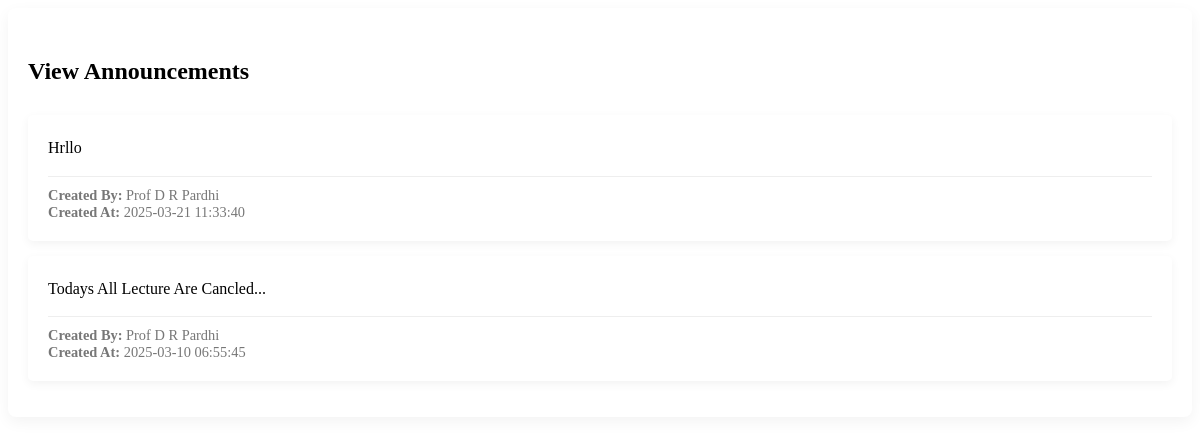
/features/view_announcements.php, run on the app's committed database.
### tables this page shows
CREATE TABLE `announcements` (
  `id` int(11) NOT NULL,
  `announcement` text DEFAULT NULL,
  `created_by` varchar(50) DEFAULT NULL,
  `created_at` timestamp NOT NULL DEFAULT current_timestamp()
);

### features/view_announcements.php (the view, shortened to what this page needs)
<?php
$servername = "localhost:3308";
$username = "root";
$password = "";
$dbname = "college_web_app";
$conn = new mysqli($servername, $username, $password, $dbname);
$sql = "SELECT announcement, created_by, created_at FROM announcements ORDER BY created_at DESC";
$result = $conn->query($sql);
?>
<div class="announcements-container">
    <h2 class="section-title">View Announcements</h2>
    <?php if ($result->num_rows > 0): ?>
        <ul class="announcements-list">
            <?php while ($row = $result->fetch_assoc()): ?>
                <li>
                    <div class="announcement-content">
                        <?php echo nl2br(htmlspecialchars($row['announcement'])); ?>
                    </div>
                    <div class="announcement-meta">
                        <div>
                            <strong>Created By:</strong> <?php echo htmlspecialchars($row['created_by']); ?><br>
                            <strong>Created At:</strong> <?php echo htmlspecialchars($row['created_at']); ?>
                        </div>
                    </div>
                </li>
            <?php endwhile; ?>
        </ul>
    <?php else: ?>
        <div class="empty-state">
            <p>No announcements available.</p>
        </div>
    <?php endif; ?>
</div>

### features/view_announcements.php (style rules this page uses)
.announcements-container { background-color: white; border-radius: 8px; padding: 20px; margin-bottom: 30px; box-shadow: 0 5px 15px rgba(0, 0, 0, 0.05); }
.announcements-list { list-style-type: none; padding: 0; }
.announcements-list li { background-color: white; border-left: 4px solid var(--accent-color); border-radius: 5px; padding: 20px; margin-bottom: 15px; box-shadow: 0 3px 10px rgba(0, 0, 0, 0.05); position: relative; }
.announcement-content { margin-bottom: 15px; line-height: 1.6; }
.announcement-meta { display: flex; justify-content: space-between; margin-top: 10px; padding-top: 10px; border-top: 1px solid #eee; font-size: 0.9rem; color: #777; }
.section-title { color: var(--primary-color); margin: 30px 0 20px; font-weight: 600; position: relative; padding-bottom: 10px; }
.section-title::after { content: ''; position: absolute; bottom: 0; left: 0; width: 50px; height: 3px; background-color: var(--accent-color); }

### data on the page
announcements: announcement "Hrllo", created_by "Prof D R Pardhi", created_at "2025-03-21 11:33:40"
announcements: announcement "Todays All Lecture Are Cancled...", created_by "Prof D R Pardhi", created_at "2025-03-10 06:55:45"
